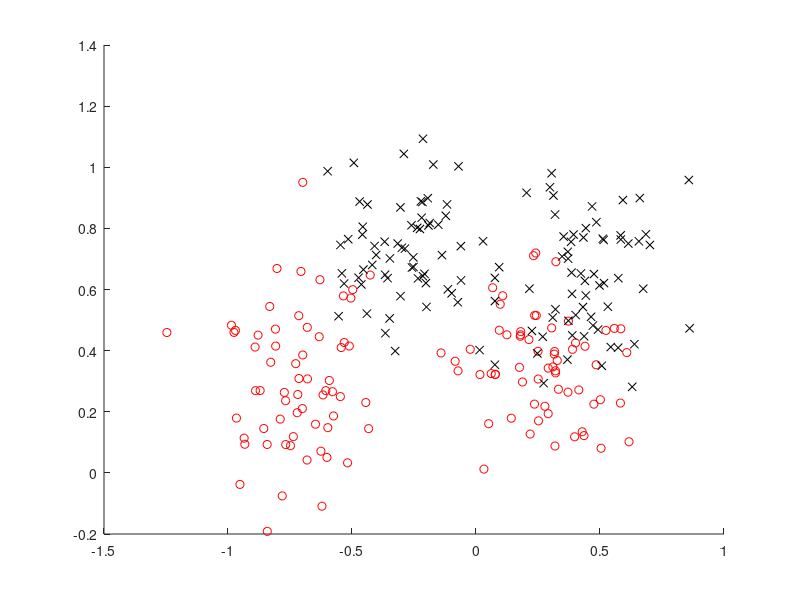

Source code (MATLAB): (Note: this script raises an error after producing the figure.)
clear;
load sytr.dat
load synte.dat;
temp1=find(sytr(:,3)==1);
temp2=find(sytr(:,3)==-1);
figure(2);hold on;
plot(sytr(temp2,1),sytr(temp2,2),'ro');
plot(sytr(temp1,1),sytr(temp1,2),'kx');
X=sytr(:,1:2);
t=sytr(:,3);
N=length(t);
randn('seed',130);
rand('seed',23);
M=3;

eta=0.001;
% eta1=0.02;
m=2;
mu=0.1;  %initial shaping parameter

gamma=150;

% Cind=randperm(N);  %
% C=X(Cind(1:M),:);   % randomly choose initial centers from data.
% 
% for iter=1:20000;   %repeatly sampling data
%     temp=round(rand(1)*(N-1))+1;
%     
%     xdraw = X(temp,:) ; %randomly draw data sample;
%     
%     %Find the nearest center;
%     for i=1:M;
%         Dis(i)=norm(xdraw-C(i,:));
%     end;
%     [Cmin,Id]=min(Dis);
%     %update C(Id,:)
%     C(Id,:)= C(Id,:)+ eta1*(xdraw-C(Id,:));
%     
% end;
[idx,C] = kmedoids(X,M); % K-Median Clustering
% [idx,C] = kmeans(X,M); % K-Means Clustering


Mu= mu*ones(M,m); %initial shaping parameter




for k=1:N
    for j=1:M
        Phi(k,j)= exp(-sum(Mu(j,:).*abs(X(k,:)-C(j,:))));
    end;
end;

%Algorithm 2
P=[-1/gamma   t'; t gamma*(N*eye(N)-t*t')]/N;
q=[sum(t); gamma*(N*ones(N,1)-sum(t)*t)]/N;

tildePhi= [];
for j=1:M;
    tildePhi=[tildePhi t.*Phi(:,j)];
end;
Omega=tildePhi*tildePhi';
tildePhi=[zeros(1,M);tildePhi];

theta=q- P*tildePhi*inv(eye(M)+tildePhi'*P*tildePhi)*tildePhi'*q;

theta2=Phi'*(theta(2:N+1).*t);

haty =Phi*theta2+theta(1);
tpre=sign(haty);
sum(abs(t-tpre)/2)/N   % error rate training set



for Iter=1:100
    for j=1:M;
        
        for k=1:N
            tempC(k,:)=   Mu(j,:).*sign(X(k,:)-C(j,:)).*exp(- abs( C(j,:)- X(k,:)).*Mu(j,:));
            tempMu(k,:)= - abs( C(j,:)- X(k,:)).*exp(- abs(C(j,:)- X(k,:)).*Mu(j,:));
        end;
        
        
        for i=1:m
            ParE1(i)=    sign(haty)'*    (Phi(:,j)*   tempC(:,i)' +   tempC(:,i)* Phi(:,j)')* (t.* theta(2:N+1))   ;
            ParE2(i)=     sign(haty)'  *( Phi(:,j)*   tempMu(:,i)'+   tempMu(:,i)*Phi(:,j)')* (t.* theta(2:N+1));
        end;
        
        
        if norm( ParE1) ~=0
            C(j,:)= C(j,:)+eta*ParE1 / norm( ParE1) ;
        end;
        if norm( ParE2) ~=0
            Mu(j,:)=Mu(j,:)+eta*ParE2 / norm( ParE2) ;
        end;
        for it=1:m;
            Mu(j,it)  =max(0, Mu(j,it));
        end;
        for k=1:N
            Phi(k,j)= exp(-sum(Mu(j,:).*abs(X(k,:)-C(j,:))));
        end;
        
        
        %  J(Iter)=   ( t.* theta(2:N+1))' *Phi*Phi'*   ( t.* theta(2:N+1))  ;
        
        
        %Algorithm 2
        % P=[-1/gamma   t'; t gamma*(N*eye(N)-t*t')]/N;
        % q=[sum(t); gamma*(N*ones(N,1)-sum(t)*t)]/N;
        
        % tildePhi= [];
        % for j=1:M;
        %   tildePhi=[tildePhi t.*Phi(:,j)];
        % end;
        %
        % tildePhi=[zeros(1,M);tildePhi];
        
    end
    tildePhi= [];
    for j=1:M;
        tildePhi=[tildePhi t.*Phi(:,j)];
    end;
    Omega=tildePhi*tildePhi';
    tildePhi=[zeros(1,M);tildePhi];
    
    theta=q- P*tildePhi*inv(eye(M)+tildePhi'*P*tildePhi)*tildePhi'*q;
    
    theta2=Phi'*(theta(2:N+1).*t);
    
    haty =Phi*theta2+theta(1);
    tpre=sign(haty);
    sum(abs(t-tpre)/2)/N   % error rate training set
    
    % J(Iter)=(ones(N,1)-Omega*theta(2:N+1)- theta(2:N+1)/gamma-t*theta(1))'*(ones(N,1)-Omega*theta(2:N+1)- theta(2:N+1)/gamma-t*theta(1));
    % J(Iter)= sum(abs( haty)) ;
    J(Iter)= sum(abs( haty)) ;
end;
% % generate the decision boundary.

for i1=1:100;
    for j1=1:120;
        xn(i1,j1)=i1*1/50-1 ;
        yn(i1,j1)=j1*1/100;
        tem=[xn(i1,j1) yn(i1,j1)];
        for j=1:M
            phi(j)= exp(-sum(Mu(j,:).*abs(tem-C(j,:)))); 
        end;
        zn(i1,j1)=phi*theta2+theta(1);
    end;
end;
figure(2);
contour(xn,yn,zn, [0 0],'k.','linewidth',2);
xlabel('x_1');ylabel('x_2');
xlim([-1.5 1]); ylim([-0.2 1.2]);
% print('out', '-dpdf');


%test data
ttest=synte(:,3);
N1=length(ttest);
Xtest=synte(:,1:2);
for i=1:N1
    for j=1:M
        
        phitest(i,j)= exp(-sum(Mu(j,:).*abs(Xtest(i,:)-C(j,:)))); 
        
    end;
end;

hatytest=phitest*theta2+theta(1);
tpretest=sign(hatytest);
sum(abs(ttest-tpretest)/2)/N1   % error rate test set


